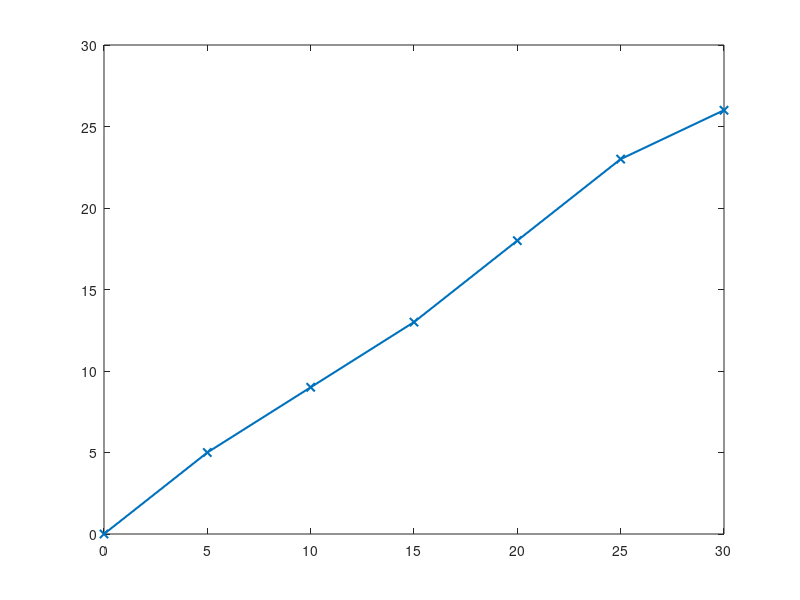

Reproduce this figure in MATLAB. (Note: this script raises an error after producing the figure.)
%%
clear
close all
clc
%%
anglesIn = 0:5:30;
anglesOut = [0;5;9;13;18;23;26];

plot(anglesIn,anglesOut,'LineWidth', 1.5,'Marker','x');
hold on;
plot(anglesIn,G_angles(anglesIn),'LineWidth', 1.5);
legend("Daten","Lineare Interpolation",'Location','southeast','FontSize',12);
grid on
xlabel("Eingangswinkel [?]");
ylabel("Ausgangswinkel [?]")
dim = [.15 .5 .3 .3];
str = 'y = 0.87857x + 0.25';
annotation('textbox',dim,'String',str,'FitBoxToText','on','Color',[0.8500, 0.3250, 0.0980],'FontSize',12);
set(gca,'FontSize',12)
set(gcf, 'Position', [100, 100, 650, 400]);

% angeDesiredIn = fsolve(@G_angles,15);

%% linear interpolation
function y = G_angles(x)
    angleDesired = 0;%14.95; %in deg
    
    % Coefficients:
      p1 = 0.87857;
      p2 = 0.25;

    y = p1*x + p2 - angleDesired; 
end



